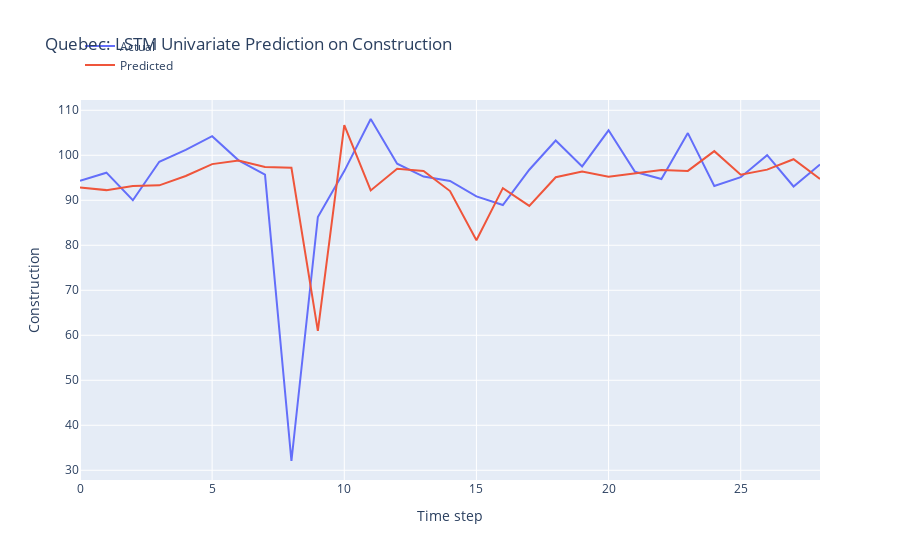

Notebook code cell kept with this figure:
### Markdown cell above
LSTM Model Development

### Code cell
n_features = 1
X_train = X_train.reshape(X_train.shape[0], X_train.shape[1], n_features)

# define model
model = Sequential()
model.add(LSTM(50, activation='relu', input_shape=(n_steps, n_features)))
model.add(Dense(1))

# model = Sequential()
# model.add(LSTM(100, activation='relu', input_shape=(n_steps, n_features), kernel_regularizer=L2(0.001), return_sequences=True))
# model.add(LSTM(50, activation='relu', kernel_regularizer=L2(0.01)))
# model.add(Dense(1))

def r_squared(y_true, y_pred):
    SS_res =  K.sum(K.square(y_true - y_pred)) 
    SS_tot = K.sum(K.square(y_true - K.mean(y_true))) 
    return ( 1 - SS_res/(SS_tot + K.epsilon()) )

# Compile the model
model.compile(optimizer='adam', 
              loss='mse',
              metrics=[r_squared])

early_stopping = EarlyStopping(monitor='loss', patience=5, restore_best_weights=True)

# fit model
history = model.fit(X_train, y_train, 
          epochs = 20,
          batch_size = 32,
          verbose = 0,
          callbacks=[early_stopping])

# Obtain the MSE and R-squared from the last epoch
last_epoch_mse = history.history['loss'][-1]
last_epoch_r_squared = history.history['r_squared'][-1]

# Print the MSE and R-squared
print("Mean Squared Error (MSE) from the last epoch:", last_epoch_mse)
print("R-squared from the last epoch:", last_epoch_r_squared)

# plot loss and r2 score
plt.figure(figsize=(10, 6))

# Plot train loss
plt.plot(history.history['loss'], label='Train Loss')

# Plot train R-squared score
plt.plot(history.history['r_squared'], label='Train R2')

plt.title('Model Training Loss and R-squared Score')
plt.xlabel('Epochs')
plt.ylabel('Value')
plt.legend()
plt.grid(True)
plt.show()

# Evaluate the model
loss = model.evaluate(X_test, y_test)
print("MSE and R_squared:", loss)

# make prediction on test data
X_test = X_test.reshape(X_test.shape[0], X_test.shape[1], n_features)
y_pred = model.predict(X_test)

# Print the first 5 predictions and actual values
print("Predictions:")
flattened_predictions = [pred[0] for pred in y_pred[:10]]
print(flattened_predictions)
# print(y_pred[:10].tolist())
print("Actual values:")
rounded_actual_values = [round(value, len(str(prediction).split('.')[1])) for value, prediction in zip(y_test[:10], flattened_predictions)]
print(rounded_actual_values)

# plot the actual and predicted values for test data
trace1 = go.Scatter(x=np.arange(len(y_test)), y=y_test.flatten(), mode='lines', name='Actual')
trace2 = go.Scatter(x=np.arange(len(y_pred)), y=y_pred.flatten(), mode='lines', name='Predicted')

# Create layout
layout = go.Layout(
    title='Quebec: LSTM Univariate Prediction on Construction',
    xaxis=dict(title='Time step'),
    yaxis=dict(title='Construction'),
    legend=dict(x=0, y=1.18)
)

# Create figure
fig = go.Figure(data=[trace1, trace2], layout=layout)

# Show plot
fig.show()

### Figure 1 — Plotly figure (JSON) as saved in the notebook; plotly's stock layout.template omitted (floating-point values rounded to 4 significant figures)
{"data": [{"mode": "lines", "name": "Actual", "type": "scatter", "x": [0, 1, 2, 3, 4, 5, 6, 7, 8, 9, 10, 11, 12, 13, 14, 15, 16, 17, 18, 19, 20, 21, 22, 23, 24, 25, 26, 27, 28], "y": [94.34, 96.13, 90.01, 98.55, 101.2, 104.2, 98.87, 95.72, 32.06, 86.28, 96.48, 108.1, 98.14, 95.27, 94.3, 90.85, 88.95, 96.79, 103.3, 97.51, 105.5, 96.32, 94.71, 104.9, 93.16, 95.12, 100.0, 93.06, 97.94]}, {"mode": "lines", "name": "Predicted", "type": "scatter", "x": [0, 1, 2, 3, 4, 5, 6, 7, 8, 9, 10, 11, 12, 13, 14, 15, 16, 17, 18, 19, 20, 21, 22, 23, 24, 25, 26, 27, 28], "y": [92.83, 92.25, 93.16, 93.31, 95.4, 98.03, 98.83, 97.42, 97.21, 60.99, 106.7, 92.19, 97.0, 96.53, 92.05, 81.11, 92.69, 88.75, 95.12, 96.39, 95.25, 96.03, 96.7, 96.52, 100.9, 95.67, 96.81, 99.12, 94.73]}], "layout": {"legend": {"x": 0, "y": 1.18}, "title": {"text": "Quebec: LSTM Univariate Prediction on Construction"}, "xaxis": {"title": {"text": "Time step"}}, "yaxis": {"title": {"text": "Construction"}}}}
